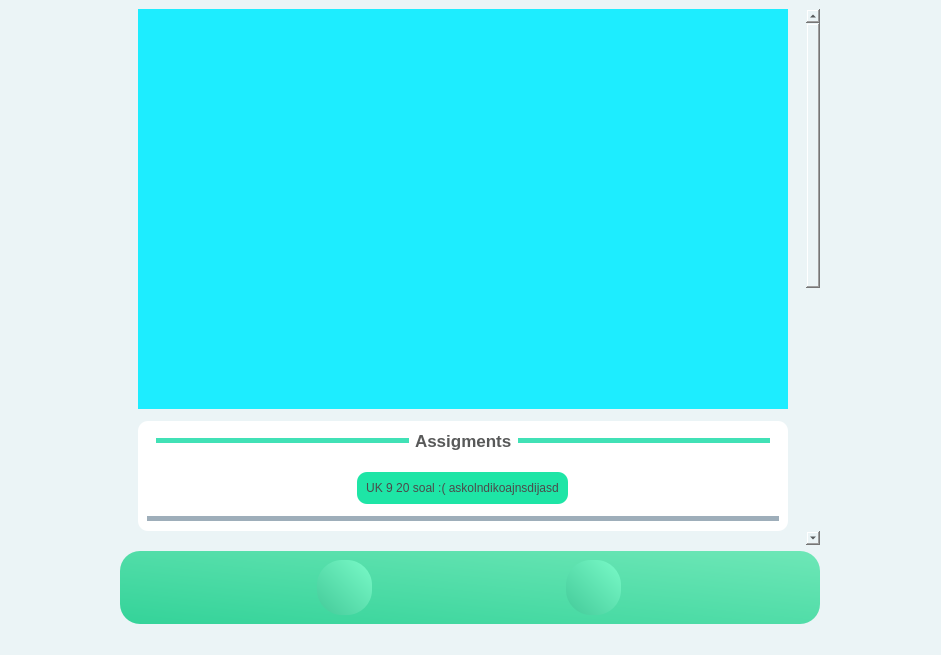
<?xml version="1.0" encoding="UTF-8"?>
<ui version="4.0">
 <class>MainWindow</class>
 <widget class="QMainWindow" name="MainWindow">
  <property name="geometry">
   <rect>
    <x>0</x>
    <y>0</y>
    <width>941</width>
    <height>655</height>
   </rect>
  </property>
  <property name="windowTitle">
   <string>MainWindow</string>
  </property>
  <property name="styleSheet">
   <string notr="true">background:rgb(235, 244, 246);
border:0;</string>
  </property>
  <widget class="QWidget" name="centralwidget">
   <property name="minimumSize">
    <size>
     <width>0</width>
     <height>0</height>
    </size>
   </property>
   <layout class="QGridLayout" name="gridLayout_2">
    <item row="0" column="0">
     <widget class="QScrollArea" name="mainScroll">
      <property name="maximumSize">
       <size>
        <width>700</width>
        <height>16777215</height>
       </size>
      </property>
      <property name="styleSheet">
       <string notr="true">QScrollBar:vertical{
	background: rgb(204, 211, 213);
	border: none;
	width: 5px;
	margin: 15px 0px 15px 0px;
	border-radius: 0px;
}

QScrollBar::handle:vertical {
	background:rgb(150, 150, 150);
	border-radius: 10px;
	min-height: 30px;
}

QScrollBar{
padding: 0px;
margin: 0px;
}</string>
      </property>
      <property name="verticalScrollBarPolicy">
       <enum>Qt::ScrollBarAsNeeded</enum>
      </property>
      <property name="horizontalScrollBarPolicy">
       <enum>Qt::ScrollBarAlwaysOff</enum>
      </property>
      <property name="widgetResizable">
       <bool>true</bool>
      </property>
      <widget class="QWidget" name="wrapper">
       <property name="geometry">
        <rect>
         <x>0</x>
         <y>-513</y>
         <width>679</width>
         <height>1037</height>
        </rect>
       </property>
       <layout class="QGridLayout" name="gridLayout">
        <property name="leftMargin">
         <number>0</number>
        </property>
        <property name="topMargin">
         <number>0</number>
        </property>
        <property name="rightMargin">
         <number>0</number>
        </property>
        <property name="bottomMargin">
         <number>0</number>
        </property>
        <property name="horizontalSpacing">
         <number>0</number>
        </property>
        <property name="verticalSpacing">
         <number>12</number>
        </property>
        <item row="0" column="0">
         <widget class="QFrame" name="container">
          <property name="sizePolicy">
           <sizepolicy hsizetype="Preferred" vsizetype="Maximum">
            <horstretch>0</horstretch>
            <verstretch>0</verstretch>
           </sizepolicy>
          </property>
          <property name="maximumSize">
           <size>
            <width>650</width>
            <height>16777215</height>
           </size>
          </property>
          <property name="styleSheet">
           <string notr="true"/>
          </property>
          <property name="frameShape">
           <enum>QFrame::StyledPanel</enum>
          </property>
          <property name="frameShadow">
           <enum>QFrame::Raised</enum>
          </property>
          <layout class="QVBoxLayout" name="verticalLayout_3">
           <property name="spacing">
            <number>12</number>
           </property>
           <property name="leftMargin">
            <number>0</number>
           </property>
           <property name="topMargin">
            <number>0</number>
           </property>
           <property name="rightMargin">
            <number>0</number>
           </property>
           <property name="bottomMargin">
            <number>0</number>
           </property>
           <item>
            <widget class="QFrame" name="jumbotron">
             <property name="minimumSize">
              <size>
               <width>0</width>
               <height>400</height>
              </size>
             </property>
             <property name="maximumSize">
              <size>
               <width>16777164</width>
               <height>400</height>
              </size>
             </property>
             <property name="styleSheet">
              <string notr="true">background: rgb(29, 237, 255);</string>
             </property>
             <property name="frameShape">
              <enum>QFrame::StyledPanel</enum>
             </property>
             <property name="frameShadow">
              <enum>QFrame::Raised</enum>
             </property>
             <layout class="QVBoxLayout" name="verticalLayout_2">
              <property name="leftMargin">
               <number>0</number>
              </property>
              <property name="topMargin">
               <number>0</number>
              </property>
              <property name="rightMargin">
               <number>0</number>
              </property>
              <property name="bottomMargin">
               <number>0</number>
              </property>
              <item>
               <widget class="QFrame" name="datetime">
                <property name="minimumSize">
                 <size>
                  <width>0</width>
                  <height>60</height>
                 </size>
                </property>
                <property name="maximumSize">
                 <size>
                  <width>16777215</width>
                  <height>60</height>
                 </size>
                </property>
                <property name="frameShape">
                 <enum>QFrame::StyledPanel</enum>
                </property>
                <property name="frameShadow">
                 <enum>QFrame::Raised</enum>
                </property>
               </widget>
              </item>
              <item>
               <widget class="QFrame" name="map">
                <property name="minimumSize">
                 <size>
                  <width>0</width>
                  <height>300</height>
                 </size>
                </property>
                <property name="maximumSize">
                 <size>
                  <width>16777215</width>
                  <height>400</height>
                 </size>
                </property>
                <property name="frameShape">
                 <enum>QFrame::StyledPanel</enum>
                </property>
                <property name="frameShadow">
                 <enum>QFrame::Raised</enum>
                </property>
                <layout class="QGridLayout" name="gridLayout_3">
                 <property name="leftMargin">
                  <number>0</number>
                 </property>
                 <property name="topMargin">
                  <number>0</number>
                 </property>
                 <property name="rightMargin">
                  <number>0</number>
                 </property>
                 <property name="bottomMargin">
                  <number>0</number>
                 </property>
                 <property name="spacing">
                  <number>0</number>
                 </property>
                 <item row="0" column="0">
                  <widget class="QScrollArea" name="map_scroll">
                   <property name="widgetResizable">
                    <bool>true</bool>
                   </property>
                   <widget class="QWidget" name="scrollAreaWidgetContents">
                    <property name="geometry">
                     <rect>
                      <x>0</x>
                      <y>0</y>
                      <width>650</width>
                      <height>333</height>
                     </rect>
                    </property>
                   </widget>
                  </widget>
                 </item>
                </layout>
               </widget>
              </item>
             </layout>
            </widget>
           </item>
           <item>
            <widget class="QFrame" name="assignments">
             <property name="minimumSize">
              <size>
               <width>0</width>
               <height>110</height>
              </size>
             </property>
             <property name="styleSheet">
              <string notr="true">background:rgb(255, 255, 255);
border-radius: 10px;</string>
             </property>
             <property name="frameShape">
              <enum>QFrame::StyledPanel</enum>
             </property>
             <property name="frameShadow">
              <enum>QFrame::Raised</enum>
             </property>
             <layout class="QVBoxLayout" name="verticalLayout">
              <property name="spacing">
               <number>0</number>
              </property>
              <property name="topMargin">
               <number>0</number>
              </property>
              <item>
               <widget class="QFrame" name="title_ass">
                <property name="sizePolicy">
                 <sizepolicy hsizetype="Preferred" vsizetype="Maximum">
                  <horstretch>0</horstretch>
                  <verstretch>0</verstretch>
                 </sizepolicy>
                </property>
                <property name="frameShape">
                 <enum>QFrame::StyledPanel</enum>
                </property>
                <property name="frameShadow">
                 <enum>QFrame::Raised</enum>
                </property>
                <layout class="QHBoxLayout" name="horizontalLayout_5">
                 <item>
                  <widget class="QFrame" name="line_course_9">
                   <property name="minimumSize">
                    <size>
                     <width>0</width>
                     <height>5</height>
                    </size>
                   </property>
                   <property name="maximumSize">
                    <size>
                     <width>16777215</width>
                     <height>5</height>
                    </size>
                   </property>
                   <property name="styleSheet">
                    <string notr="true">background: rgb(65, 225, 182); border-radius: 20px;</string>
                   </property>
                   <property name="frameShape">
                    <enum>QFrame::StyledPanel</enum>
                   </property>
                   <property name="frameShadow">
                    <enum>QFrame::Raised</enum>
                   </property>
                  </widget>
                 </item>
                 <item>
                  <widget class="QLabel" name="ass_tit">
                   <property name="sizePolicy">
                    <sizepolicy hsizetype="Maximum" vsizetype="Preferred">
                     <horstretch>0</horstretch>
                     <verstretch>0</verstretch>
                    </sizepolicy>
                   </property>
                   <property name="font">
                    <font>
                     <pointsize>13</pointsize>
                     <weight>75</weight>
                     <bold>true</bold>
                    </font>
                   </property>
                   <property name="styleSheet">
                    <string notr="true">color: rgb(88, 89, 89);</string>
                   </property>
                   <property name="text">
                    <string>Assigments</string>
                   </property>
                  </widget>
                 </item>
                 <item>
                  <widget class="QFrame" name="line_course_10">
                   <property name="minimumSize">
                    <size>
                     <width>0</width>
                     <height>5</height>
                    </size>
                   </property>
                   <property name="maximumSize">
                    <size>
                     <width>16777215</width>
                     <height>5</height>
                    </size>
                   </property>
                   <property name="styleSheet">
                    <string notr="true">background: rgb(65, 225, 182); border-radius: 50px;</string>
                   </property>
                   <property name="frameShape">
                    <enum>QFrame::StyledPanel</enum>
                   </property>
                   <property name="frameShadow">
                    <enum>QFrame::Raised</enum>
                   </property>
                  </widget>
                 </item>
                </layout>
               </widget>
              </item>
              <item>
               <widget class="QScrollArea" name="assignments_scroll">
                <property name="minimumSize">
                 <size>
                  <width>0</width>
                  <height>50</height>
                 </size>
                </property>
                <property name="maximumSize">
                 <size>
                  <width>16777215</width>
                  <height>60</height>
                 </size>
                </property>
                <property name="styleSheet">
                 <string notr="true">QScrollBar:horizontal{
	border: 0;
	height: 5px;
	transition: all 0.5s ease;
}

QScrollBar::handle:horizontal{
	background: rgb(158, 174, 186);
	border-radius: 10px;
}

QScrollBar::handle:horizontal:hover{
	height: 10px;
}


QScrollBar:horizontal:hover{
	height: 10px;
}</string>
                </property>
                <property name="verticalScrollBarPolicy">
                 <enum>Qt::ScrollBarAlwaysOff</enum>
                </property>
                <property name="horizontalScrollBarPolicy">
                 <enum>Qt::ScrollBarAlwaysOn</enum>
                </property>
                <property name="widgetResizable">
                 <bool>true</bool>
                </property>
                <property name="alignment">
                 <set>Qt::AlignLeading|Qt::AlignLeft|Qt::AlignVCenter</set>
                </property>
                <widget class="QWidget" name="ass_scroll_grid">
                 <property name="geometry">
                  <rect>
                   <x>0</x>
                   <y>0</y>
                   <width>628</width>
                   <height>60</height>
                  </rect>
                 </property>
                 <layout class="QHBoxLayout" name="horizontalLayout_4">
                  <item>
                   <widget class="QWidget" name="Assignments_7" native="true">
                    <property name="sizePolicy">
                     <sizepolicy hsizetype="Fixed" vsizetype="Maximum">
                      <horstretch>0</horstretch>
                      <verstretch>0</verstretch>
                     </sizepolicy>
                    </property>
                    <property name="minimumSize">
                     <size>
                      <width>150</width>
                      <height>0</height>
                     </size>
                    </property>
                    <property name="styleSheet">
                     <string notr="true">background: rgb(30, 229, 166);</string>
                    </property>
                    <layout class="QGridLayout" name="gridLayout_17">
                     <item row="0" column="0">
                      <widget class="QLabel" name="ass_text">
                       <property name="sizePolicy">
                        <sizepolicy hsizetype="Maximum" vsizetype="Maximum">
                         <horstretch>0</horstretch>
                         <verstretch>0</verstretch>
                        </sizepolicy>
                       </property>
                       <property name="styleSheet">
                        <string notr="true">font: 500 14px &quot;Arial&quot;;
color: rgb(75, 75, 75);</string>
                       </property>
                       <property name="text">
                        <string>UK 9 20 soal :( askolndikoajnsdijasd</string>
                       </property>
                       <property name="alignment">
                        <set>Qt::AlignCenter</set>
                       </property>
                      </widget>
                     </item>
                    </layout>
                   </widget>
                  </item>
                 </layout>
                </widget>
               </widget>
              </item>
             </layout>
            </widget>
           </item>
           <item>
            <widget class="QFrame" name="Note_container">
             <property name="minimumSize">
              <size>
               <width>0</width>
               <height>225</height>
              </size>
             </property>
             <property name="styleSheet">
              <string notr="true">border:0;</string>
             </property>
             <property name="frameShape">
              <enum>QFrame::StyledPanel</enum>
             </property>
             <property name="frameShadow">
              <enum>QFrame::Raised</enum>
             </property>
             <layout class="QGridLayout" name="gridLayout_4">
              <property name="leftMargin">
               <number>0</number>
              </property>
              <property name="topMargin">
               <number>0</number>
              </property>
              <property name="rightMargin">
               <number>0</number>
              </property>
              <property name="bottomMargin">
               <number>0</number>
              </property>
              <property name="spacing">
               <number>0</number>
              </property>
              <item row="0" column="0">
               <widget class="QScrollArea" name="note_scroll">
                <property name="styleSheet">
                 <string notr="true">QScrollArea {
    background: rgb(0, 240, 0); /* Entire scroll container background */
    border: 0px;
}

QScrollBar:horizontal {
    border: 0px;
    height: 5px;
    background: rgb(220, 220, 220); /* Scrollbar track background */
}

QScrollBar::handle:horizontal {
    background: rgb(158, 174, 186); /* Scrollbar handle */
    border-radius: 10px;
}
</string>
                </property>
                <property name="verticalScrollBarPolicy">
                 <enum>Qt::ScrollBarAlwaysOff</enum>
                </property>
                <property name="widgetResizable">
                 <bool>true</bool>
                </property>
                <widget class="QWidget" name="note_scroll_grid">
                 <property name="geometry">
                  <rect>
                   <x>0</x>
                   <y>0</y>
                   <width>651</width>
                   <height>222</height>
                  </rect>
                 </property>
                 <layout class="QGridLayout" name="gridLayout_5">
                  <item row="0" column="0">
                   <widget class="QFrame" name="note_wrapper">
                    <property name="sizePolicy">
                     <sizepolicy hsizetype="Preferred" vsizetype="Maximum">
                      <horstretch>0</horstretch>
                      <verstretch>0</verstretch>
                     </sizepolicy>
                    </property>
                    <property name="minimumSize">
                     <size>
                      <width>0</width>
                      <height>200</height>
                     </size>
                    </property>
                    <property name="styleSheet">
                     <string notr="true"/>
                    </property>
                    <property name="frameShape">
                     <enum>QFrame::StyledPanel</enum>
                    </property>
                    <property name="frameShadow">
                     <enum>QFrame::Raised</enum>
                    </property>
                    <layout class="QHBoxLayout" name="horizontalLayout_7">
                     <item>
                      <widget class="QFrame" name="note">
                       <property name="minimumSize">
                        <size>
                         <width>300</width>
                         <height>0</height>
                        </size>
                       </property>
                       <property name="maximumSize">
                        <size>
                         <width>300</width>
                         <height>16777215</height>
                        </size>
                       </property>
                       <property name="styleSheet">
                        <string notr="true">background: qlineargradient(spread:pad, x1:0, y1:1, x2:1, y2:0, stop:0 rgb(57, 254, 132), stop:1 rgb(30, 229, 166));

border-radius: 10px;</string>
                       </property>
                       <property name="frameShape">
                        <enum>QFrame::StyledPanel</enum>
                       </property>
                       <property name="frameShadow">
                        <enum>QFrame::Raised</enum>
                       </property>
                       <layout class="QGridLayout" name="gridLayout_6">
                        <item row="0" column="0">
                         <widget class="QLabel" name="label_6">
                          <property name="styleSheet">
                           <string notr="true">color: rgb(75, 75, 75);
font: 500 20px &quot;Arial&quot;;
</string>
                          </property>
                          <property name="text">
                           <string>Jangan lupa hari ini ada kuis kalkulus yaawh</string>
                          </property>
                          <property name="alignment">
                           <set>Qt::AlignCenter</set>
                          </property>
                          <property name="wordWrap">
                           <bool>true</bool>
                          </property>
                         </widget>
                        </item>
                       </layout>
                      </widget>
                     </item>
                     <item>
                      <widget class="QFrame" name="note_2">
                       <property name="minimumSize">
                        <size>
                         <width>300</width>
                         <height>0</height>
                        </size>
                       </property>
                       <property name="maximumSize">
                        <size>
                         <width>300</width>
                         <height>16777215</height>
                        </size>
                       </property>
                       <property name="styleSheet">
                        <string notr="true">background: qlineargradient(spread:pad, x1:0, y1:1, x2:1, y2:0, stop:0 rgb(252, 252, 108), stop:1 rgb(239, 188, 20));

border-radius: 10px;</string>
                       </property>
                       <property name="frameShape">
                        <enum>QFrame::StyledPanel</enum>
                       </property>
                       <property name="frameShadow">
                        <enum>QFrame::Raised</enum>
                       </property>
                       <layout class="QGridLayout" name="gridLayout_7">
                        <item row="0" column="0">
                         <widget class="QLabel" name="label_7">
                          <property name="styleSheet">
                           <string notr="true">color: rgb(75, 75, 75);
font: 500 20px &quot;Arial&quot;;
</string>
                          </property>
                          <property name="text">
                           <string>Jangan lupa laprak kimia dikumpul</string>
                          </property>
                          <property name="alignment">
                           <set>Qt::AlignCenter</set>
                          </property>
                          <property name="wordWrap">
                           <bool>true</bool>
                          </property>
                         </widget>
                        </item>
                       </layout>
                      </widget>
                     </item>
                    </layout>
                   </widget>
                  </item>
                 </layout>
                </widget>
               </widget>
              </item>
             </layout>
            </widget>
           </item>
          </layout>
         </widget>
        </item>
        <item row="1" column="0">
         <widget class="QFrame" name="course_container">
          <property name="sizePolicy">
           <sizepolicy hsizetype="Preferred" vsizetype="Maximum">
            <horstretch>0</horstretch>
            <verstretch>0</verstretch>
           </sizepolicy>
          </property>
          <property name="styleSheet">
           <string notr="true">border-top-left-radius: 50px;
border-top-right-radius: 50px;
border-bottom-left-radius: 0px;
border-bottom-right-radius: 0px;
background: rgb(255, 255, 255);
box-shadow: 10px 10px 20px rgba(0, 0, 0, 0.3);</string>
          </property>
          <property name="frameShape">
           <enum>QFrame::StyledPanel</enum>
          </property>
          <property name="frameShadow">
           <enum>QFrame::Raised</enum>
          </property>
          <layout class="QVBoxLayout" name="verticalLayout_5">
           <property name="spacing">
            <number>25</number>
           </property>
           <property name="leftMargin">
            <number>15</number>
           </property>
           <property name="topMargin">
            <number>20</number>
           </property>
           <property name="rightMargin">
            <number>15</number>
           </property>
           <property name="bottomMargin">
            <number>12</number>
           </property>
           <item>
            <widget class="QFrame" name="title_course">
             <property name="sizePolicy">
              <sizepolicy hsizetype="Preferred" vsizetype="Maximum">
               <horstretch>0</horstretch>
               <verstretch>0</verstretch>
              </sizepolicy>
             </property>
             <property name="frameShape">
              <enum>QFrame::StyledPanel</enum>
             </property>
             <property name="frameShadow">
              <enum>QFrame::Raised</enum>
             </property>
             <layout class="QHBoxLayout" name="horizontalLayout">
              <item>
               <widget class="QFrame" name="line_course">
                <property name="minimumSize">
                 <size>
                  <width>0</width>
                  <height>5</height>
                 </size>
                </property>
                <property name="maximumSize">
                 <size>
                  <width>16777215</width>
                  <height>5</height>
                 </size>
                </property>
                <property name="styleSheet">
                 <string notr="true">background: rgb(65, 225, 182); border-radius: 20px;</string>
                </property>
                <property name="frameShape">
                 <enum>QFrame::StyledPanel</enum>
                </property>
                <property name="frameShadow">
                 <enum>QFrame::Raised</enum>
                </property>
               </widget>
              </item>
              <item>
               <widget class="QLabel" name="label">
                <property name="sizePolicy">
                 <sizepolicy hsizetype="Maximum" vsizetype="Preferred">
                  <horstretch>0</horstretch>
                  <verstretch>0</verstretch>
                 </sizepolicy>
                </property>
                <property name="font">
                 <font>
                  <pointsize>13</pointsize>
                  <weight>75</weight>
                  <bold>true</bold>
                 </font>
                </property>
                <property name="styleSheet">
                 <string notr="true">color: rgb(88, 89, 89);</string>
                </property>
                <property name="text">
                 <string>Classes</string>
                </property>
               </widget>
              </item>
              <item>
               <widget class="QFrame" name="line_course_2">
                <property name="minimumSize">
                 <size>
                  <width>0</width>
                  <height>5</height>
                 </size>
                </property>
                <property name="maximumSize">
                 <size>
                  <width>16777215</width>
                  <height>5</height>
                 </size>
                </property>
                <property name="styleSheet">
                 <string notr="true">background: rgb(65, 225, 182); border-radius: 50px;</string>
                </property>
                <property name="frameShape">
                 <enum>QFrame::StyledPanel</enum>
                </property>
                <property name="frameShadow">
                 <enum>QFrame::Raised</enum>
                </property>
               </widget>
              </item>
             </layout>
            </widget>
           </item>
           <item>
            <widget class="QFrame" name="course_wrapper">
             <property name="sizePolicy">
              <sizepolicy hsizetype="Preferred" vsizetype="Maximum">
               <horstretch>0</horstretch>
               <verstretch>0</verstretch>
              </sizepolicy>
             </property>
             <property name="accessibleName">
              <string/>
             </property>
             <property name="styleSheet">
              <string notr="true">
border-radius: 0;</string>
             </property>
             <property name="frameShape">
              <enum>QFrame::StyledPanel</enum>
             </property>
             <property name="frameShadow">
              <enum>QFrame::Raised</enum>
             </property>
             <layout class="QVBoxLayout" name="verticalLayout_4">
              <property name="spacing">
               <number>20</number>
              </property>
              <property name="leftMargin">
               <number>0</number>
              </property>
              <property name="topMargin">
               <number>0</number>
              </property>
              <property name="rightMargin">
               <number>0</number>
              </property>
              <property name="bottomMargin">
               <number>0</number>
              </property>
              <item>
               <widget class="QFrame" name="course">
                <property name="minimumSize">
                 <size>
                  <width>0</width>
                  <height>90</height>
                 </size>
                </property>
                <property name="maximumSize">
                 <size>
                  <width>16777215</width>
                  <height>90</height>
                 </size>
                </property>
                <property name="layoutDirection">
                 <enum>Qt::LeftToRight</enum>
                </property>
                <property name="autoFillBackground">
                 <bool>false</bool>
                </property>
                <property name="styleSheet">
                 <string notr="true">background: rgba(255, 0, 0);</string>
                </property>
                <property name="frameShape">
                 <enum>QFrame::StyledPanel</enum>
                </property>
                <property name="frameShadow">
                 <enum>QFrame::Raised</enum>
                </property>
                <layout class="QGridLayout" name="gridLayout_10" rowstretch="0" columnstretch="0">
                 <property name="leftMargin">
                  <number>0</number>
                 </property>
                 <property name="topMargin">
                  <number>0</number>
                 </property>
                 <property name="rightMargin">
                  <number>0</number>
                 </property>
                 <property name="bottomMargin">
                  <number>0</number>
                 </property>
                 <property name="spacing">
                  <number>0</number>
                 </property>
                </layout>
               </widget>
              </item>
              <item>
               <widget class="QFrame" name="new_course">
                <property name="minimumSize">
                 <size>
                  <width>0</width>
                  <height>50</height>
                 </size>
                </property>
                <property name="maximumSize">
                 <size>
                  <width>16777215</width>
                  <height>90</height>
                 </size>
                </property>
                <property name="layoutDirection">
                 <enum>Qt::LeftToRight</enum>
                </property>
                <property name="autoFillBackground">
                 <bool>false</bool>
                </property>
                <property name="styleSheet">
                 <string notr="true">QFrame{
border: 4px solid rgb(156, 163, 175);
border-radius: 20px;
}

QFrame:hover{
 border: 4px solid rgb(65, 225, 182);
}</string>
                </property>
                <property name="frameShape">
                 <enum>QFrame::StyledPanel</enum>
                </property>
                <property name="frameShadow">
                 <enum>QFrame::Raised</enum>
                </property>
                <layout class="QHBoxLayout" name="horizontalLayout_2">
                 <property name="spacing">
                  <number>0</number>
                 </property>
                 <property name="leftMargin">
                  <number>0</number>
                 </property>
                 <property name="topMargin">
                  <number>0</number>
                 </property>
                 <property name="rightMargin">
                  <number>0</number>
                 </property>
                 <property name="bottomMargin">
                  <number>0</number>
                 </property>
                 <item>
                  <widget class="QPushButton" name="new_course_btn">
                   <property name="sizePolicy">
                    <sizepolicy hsizetype="Preferred" vsizetype="Preferred">
                     <horstretch>0</horstretch>
                     <verstretch>0</verstretch>
                    </sizepolicy>
                   </property>
                   <property name="styleSheet">
                    <string notr="true">QPushButton{
	color: rgb(51, 65, 85);
	font: 500 20px &quot;Arial&quot;;
	border: 0px;
	background: rgba(255, 255, 255, 0);
}

QPushButton:hover{
		color: rgb(51, 203, 198);
}</string>
                   </property>
                   <property name="text">
                    <string>Tambah kelas</string>
                   </property>
                  </widget>
                 </item>
                </layout>
               </widget>
              </item>
             </layout>
            </widget>
           </item>
          </layout>
         </widget>
        </item>
       </layout>
      </widget>
     </widget>
    </item>
    <item row="1" column="0">
     <widget class="QFrame" name="task_bar">
      <property name="minimumSize">
       <size>
        <width>0</width>
        <height>68</height>
       </size>
      </property>
      <property name="maximumSize">
       <size>
        <width>16777215</width>
        <height>90</height>
       </size>
      </property>
      <property name="styleSheet">
       <string notr="true">background: qlineargradient(spread:pad, x1:0, y1:1, x2:1, y2:0, stop:0 rgb(52, 211, 153), stop:1 rgb(110, 231, 183));
border-radius: 20px;</string>
      </property>
      <property name="frameShape">
       <enum>QFrame::StyledPanel</enum>
      </property>
      <property name="frameShadow">
       <enum>QFrame::Raised</enum>
      </property>
      <layout class="QHBoxLayout" name="horizontalLayout_3">
       <item>
        <widget class="QFrame" name="Task_frame_1">
         <property name="minimumSize">
          <size>
           <width>55</width>
           <height>55</height>
          </size>
         </property>
         <property name="maximumSize">
          <size>
           <width>55</width>
           <height>55</height>
          </size>
         </property>
         <property name="styleSheet">
          <string notr="true">background: qlineargradient(spread:pad, x1:0, y1:1, x2:1, y2:0, stop:0 rgb(67, 202, 153), stop:1 rgb(122, 250, 200));

border-radius:  25px;</string>
         </property>
         <property name="frameShape">
          <enum>QFrame::StyledPanel</enum>
         </property>
         <property name="frameShadow">
          <enum>QFrame::Raised</enum>
         </property>
         <layout class="QHBoxLayout" name="horizontalLayout_6">
          <item>
           <widget class="QLabel" name="Task_1">
            <property name="minimumSize">
             <size>
              <width>40</width>
              <height>40</height>
             </size>
            </property>
            <property name="maximumSize">
             <size>
              <width>40</width>
              <height>40</height>
             </size>
            </property>
            <property name="styleSheet">
             <string notr="true">background: rgba(255, 255, 255, 0);</string>
            </property>
            <property name="text">
             <string/>
            </property>
            <property name="pixmap">
             <pixmap>resources/icons/dashboard.svg</pixmap>
            </property>
            <property name="scaledContents">
             <bool>true</bool>
            </property>
           </widget>
          </item>
         </layout>
        </widget>
       </item>
       <item>
        <widget class="QFrame" name="Task_frame_2">
         <property name="minimumSize">
          <size>
           <width>55</width>
           <height>55</height>
          </size>
         </property>
         <property name="maximumSize">
          <size>
           <width>55</width>
           <height>55</height>
          </size>
         </property>
         <property name="styleSheet">
          <string notr="true">background: qlineargradient(spread:pad, x1:0, y1:1, x2:1, y2:0, stop:0 rgb(67, 202, 153), stop:1 rgb(122, 250, 200));

border-radius:  25px;</string>
         </property>
         <property name="frameShape">
          <enum>QFrame::StyledPanel</enum>
         </property>
         <property name="frameShadow">
          <enum>QFrame::Raised</enum>
         </property>
         <layout class="QHBoxLayout" name="horizontalLayout_8">
          <item>
           <widget class="QLabel" name="Task_2">
            <property name="minimumSize">
             <size>
              <width>40</width>
              <height>40</height>
             </size>
            </property>
            <property name="maximumSize">
             <size>
              <width>40</width>
              <height>40</height>
             </size>
            </property>
            <property name="styleSheet">
             <string notr="true">background: rgba(255, 255, 255, 0);</string>
            </property>
            <property name="text">
             <string/>
            </property>
            <property name="pixmap">
             <pixmap>resources/icons/dashboard.svg</pixmap>
            </property>
            <property name="scaledContents">
             <bool>true</bool>
            </property>
           </widget>
          </item>
         </layout>
        </widget>
       </item>
      </layout>
     </widget>
    </item>
   </layout>
  </widget>
  <widget class="QStatusBar" name="statusBar"/>
 </widget>
 <resources/>
 <connections/>
</ui>
